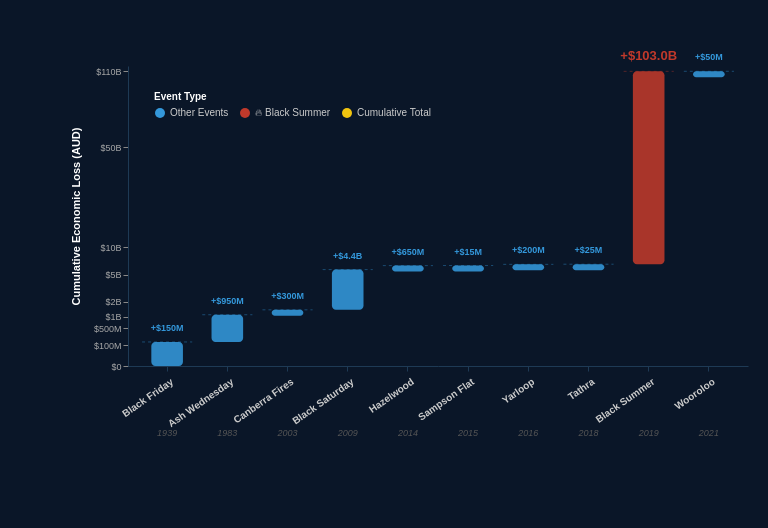

Vega-Lite specification stored for this chart:
### Vega specification from a JSON file in a GitHub repository (floating-point values rounded to 4 significant figures)
{"$schema": "https://vega.github.io/schema/vega/v5.json", "width": 620, "height": 300, "padding": {"left": 70, "right": 20, "top": 50, "bottom": 90}, "background": "#0a1628", "data": [{"name": "source", "values": [{"event": "Black Friday", "year": "1939", "loss": 150, "prev": 0, "end": 150, "type": "add"}, {"event": "Ash Wednesday", "year": "1983", "loss": 950, "prev": 150, "end": 1100, "type": "add"}, {"event": "Canberra Fires", "year": "2003", "loss": 300, "prev": 1100, "end": 1400, "type": "add"}, {"event": "Black Saturday", "year": "2009", "loss": 4400, "prev": 1400, "end": 5800, "type": "add"}, {"event": "Hazelwood", "year": "2014", "loss": 650, "prev": 5800, "end": 6450, "type": "add"}, {"event": "Sampson Flat", "year": "2015", "loss": 15, "prev": 6450, "end": 6465, "type": "add"}, {"event": "Yarloop", "year": "2016", "loss": 200, "prev": 6465, "end": 6665, "type": "add"}, {"event": "Tathra", "year": "2018", "loss": 25, "prev": 6665, "end": 6690, "type": "add"}, {"event": "Black Summer", "year": "2019", "loss": 103000, "prev": 6690, "end": 109690, "type": "extreme"}, {"event": "Wooroloo", "year": "2021", "loss": 50, "prev": 109690, "end": 109740, "type": "add"}]}], "signals": [{"name": "barWidth", "update": "bandwidth('x') * 0.75"}], "scales": [{"name": "x", "type": "band", "domain": {"data": "source", "field": "event"}, "range": "width", "padding": 0.3}, {"name": "y", "type": "pow", "exponent": 0.38, "domain": [0, 115000], "range": [{"signal": "height"}, 0]}, {"name": "color", "type": "ordinal", "domain": ["add", "extreme", "total"], "range": ["#3498DB", "#C0392B", "#F1C40F"]}], "axes": [{"orient": "bottom", "scale": "x", "labelColor": "#cccccc", "labelFontSize": 10, "labelFontWeight": "bold", "domainColor": "#1e3a55", "tickColor": "#1e3a55", "encode": {"labels": {"update": {"angle": {"value": -35}, "align": {"value": "right"}, "dy": {"value": 4}}}}}, {"orient": "left", "scale": "y", "labelColor": "#aaaaaa", "labelFontSize": 9, "domainColor": "#1e3a55", "gridColor": "#1e2d45", "gridDash": [3, 3], "title": "Cumulative Economic Loss (AUD)", "titleColor": "#ffffff", "titleFontSize": 11, "titlePadding": 12, "values": [0, 100, 500, 1000, 2000, 5000, 10000, 50000, 110000], "encode": {"labels": {"update": {"text": {"signal": "datum.value === 0 ? '$0' : datum.value >= 1000 ? '$' + (datum.value/1000) + 'B' : '$' + datum.value + 'M'"}}}}}], "marks": [{"type": "rule", "from": {"data": "source"}, "encode": {"enter": {"x": {"scale": "x", "field": "event", "offset": -4}, "x2": {"signal": "scale('x', datum.event) + bandwidth('x') + 4"}, "y": {"scale": "y", "field": "end"}, "stroke": {"scale": "color", "field": "type"}, "strokeWidth": {"value": 1}, "opacity": {"value": 0.4}, "strokeDash": {"value": [3, 3]}}}}, {"type": "rect", "from": {"data": "source"}, "encode": {"enter": {"x": {"signal": "scale('x', datum.event) + (bandwidth('x') - barWidth) / 2"}, "width": {"signal": "barWidth"}, "fill": {"scale": "color", "field": "type"}, "opacity": {"value": 0.88}, "cornerRadius": {"value": 4}, "tooltip": {"signal": "{'Event': datum.event + (datum.year ? ' (' + datum.year + ')' : ''), 'Added Loss': datum.loss >= 1000 ? '$' + format(datum.loss/1000, '.1f') + 'B' : '$' + datum.loss + 'M', 'Running Total': datum.end >= 1000 ? '$' + format(datum.end/1000, '.1f') + 'B' : '$' + datum.end + 'M'}"}}, "update": {"y": {"scale": "y", "field": "end"}, "y2": {"signal": "max(scale('y', datum.prev), scale('y', datum.end) + 6)"}}, "hover": {"opacity": {"value": 1}, "cursor": {"value": "pointer"}}}}, {"type": "text", "from": {"data": "source"}, "encode": {"enter": {"x": {"signal": "scale('x', datum.event) + bandwidth('x') / 2"}, "align": {"value": "center"}, "fill": {"scale": "color", "field": "type"}, "fontSize": {"signal": "datum.type === 'extreme' ? 13 : datum.type === 'total' ? 12 : 9"}, "fontWeight": {"value": "bold"}, "text": {"signal": "datum.loss >= 1000 ? '+$' + format(datum.loss/1000, '.1f') + 'B' : '+$' + datum.loss + 'M'"}}, "update": {"y": {"scale": "y", "field": "end", "offset": -11}}}}, {"type": "text", "from": {"data": "source"}, "encode": {"enter": {"x": {"signal": "scale('x', datum.event) + bandwidth('x') / 2"}, "y": {"signal": "height + 70"}, "align": {"value": "center"}, "fill": {"value": "#555555"}, "fontSize": {"value": 9}, "fontStyle": {"value": "italic"}, "text": {"field": "year"}}}}], "legends": [{"fill": "color", "orient": "top-left", "direction": "horizontal", "labelColor": "#cccccc", "titleColor": "#ffffff", "labelFontSize": 10, "titleFontSize": 10, "title": "Event Type", "padding": 8, "encode": {"labels": {"update": {"text": {"signal": "datum.value === 'add' ? 'Other Events' : datum.value === 'extreme' ? '🔥 Black Summer' : 'Cumulative Total'"}}}}}]}
